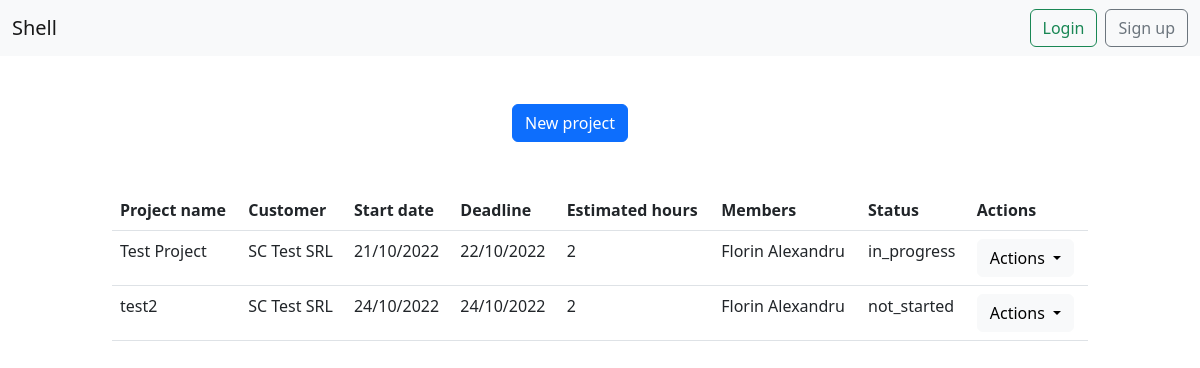
The page / on the database its author committed.
### project/models.py (models this page shows, shortened)
class Project(models.Model):
    status_options = (('not_started', 'Not Started'), ('in_progress', 'In Progress'), ('on_hold', 'On hold'),
                      ('cancelled', 'Cancelled'), ('finished', 'Finished'))
    project_name = models.CharField(max_length=50)
    status = models.CharField(choices=status_options, max_length=11)
    estimated_hours = models.IntegerField()
    members = models.ForeignKey(Member, on_delete=models.CASCADE, null=True)
    customer = models.ForeignKey(Customer, on_delete=models.CASCADE)
    deadline = models.DateField()
    start_date = models.DateTimeField(auto_now_add=True)
    description = models.TextField(max_length=300)

### customer/models.py (models this page shows)
class Customer(models.Model):
    name = models.CharField(max_length=50)
    phone_number = models.IntegerField()
    address = models.CharField(max_length=70)
    cui = models.IntegerField()
    active = models.BooleanField(default=True)
    created_at = models.DateTimeField(auto_now_add=True)
    def __str__(self):
        return f'{self.name}'

### member/models.py (models this page shows)
class Member(models.Model):
    first_name = models.CharField(max_length=30)
    last_name = models.CharField(max_length=30)
    email = models.EmailField(max_length=30)
    def __str__(self):
        return f'{self.first_name} {self.last_name}'

### project/views.py (the view)
# urls.py: path('', views.ProjectsListView.as_view(), name='projects'),
class ProjectsListView(ListView):
    template_name = 'project/projects.html'
    model = Project
    context_object_name = 'all_projects'

### templates/project/projects.html (shortened to what this page needs)
{% extends 'base.html' %}
{% block content %}
    <div class="container-fluid">
        <div class="row">
            <div class="col-md-6 offset-md-5">
                <br> <br>
                <a class="btn btn-primary" href="{% url 'new-project' %}" role="button">New project</a>
            </div>
        </div>
        <div class="row">
            <div class="col-md-10 offset-md-1">
                <br><br>
                <table class="table table-stripped">
                    <thead>
                    <tr>
                        <th>Project name</th>
                        <th>Customer</th>
                        <th>Start date</th>
                        <th>Deadline</th>
                        <th>Estimated hours</th>
                        <th>Members</th>
                        <th>Status</th>
                        <th>Actions</th>
                    </tr>
                    </thead>
                    <tbody>
                    {% for project in all_projects %}
                        <tr>
                            <td>{{ project.project_name }}</td>
                            <td>{{ project.customer }}</td>
                            <td>{{ project.start_date|date:"d/m/Y" }}</td>
                            <td>{{ project.deadline|date:"d/m/Y" }}</td>
                            <td>{{ project.estimated_hours }}</td>
                            <td>{{ project.members }}</td>
                            <td>{{ project.status }}</td>
                            <td>
                                <div class="dropdown">
                                    <button class="btn btn-light dropdown-toggle" type="button"
                                            data-bs-toggle="dropdown" aria-expanded="false">
                                        Actions
                                    </button>
                                </div>
                            </td>
                        </tr>
                    {% endfor %}
                    </tbody>
                </table>
            </div>
        </div>
    </div>
{% endblock %}

### rows shown on the page
Project: project_name "Test Project", customer "SC Test SRL", start_date "21/10/2022", deadline "22/10/2022", estimated_hours "2", members "Florin Alexandru", status "in_progress"
Project: project_name "test2", customer "SC Test SRL", start_date "24/10/2022", deadline "24/10/2022", estimated_hours "2", members "Florin Alexandru", status "not_started"
